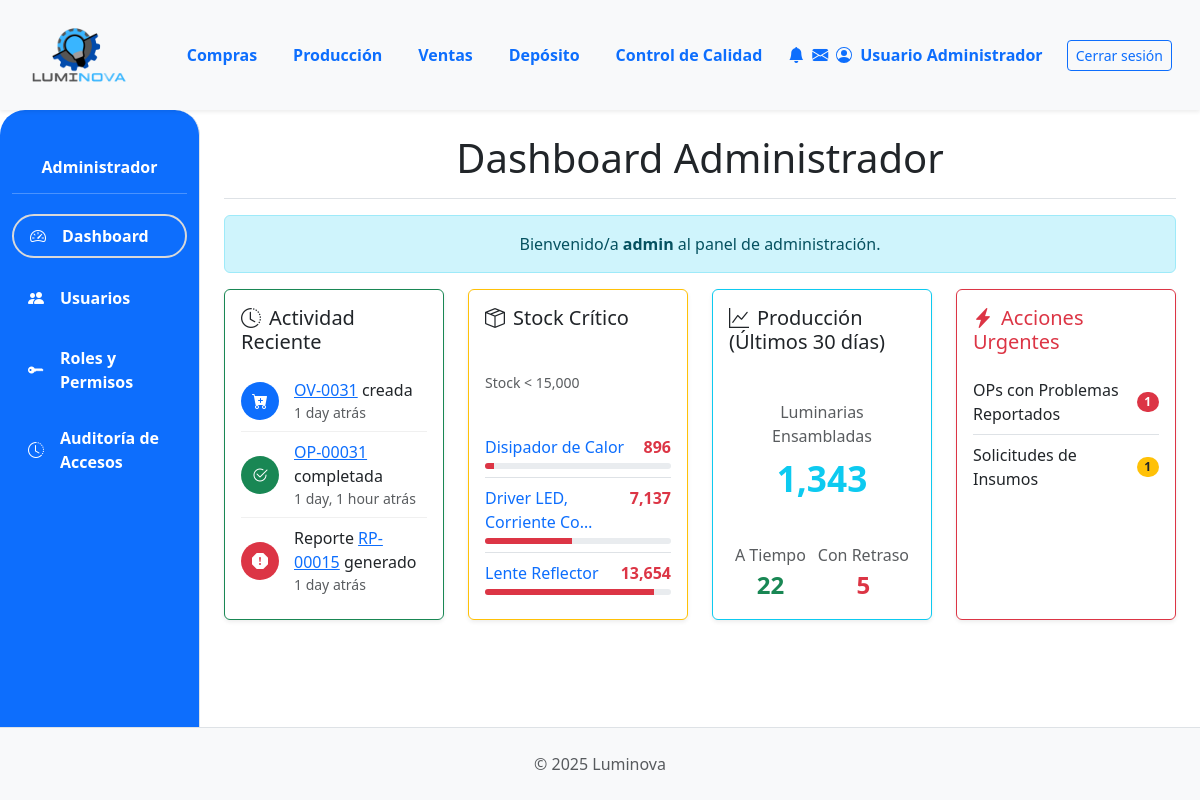
Page /dashboard/ (signed in) on the earlier database version.
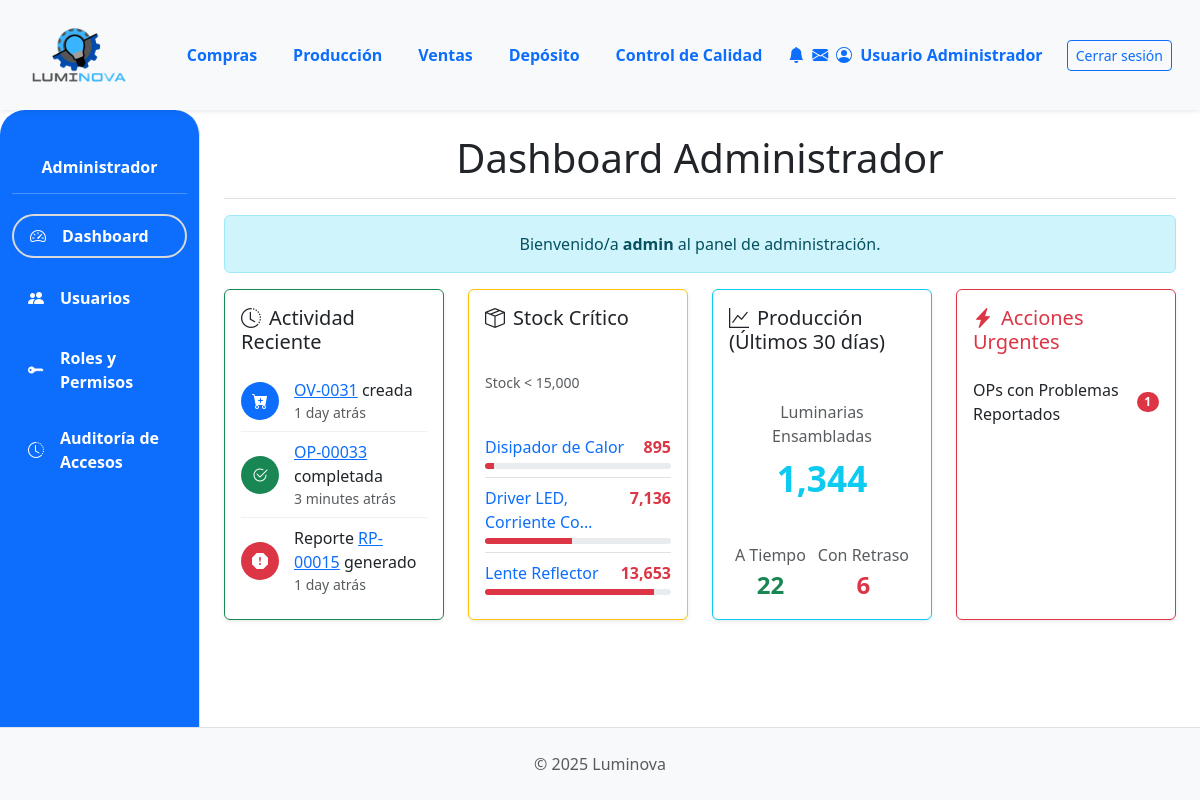
Same page on the later database version.
### App_LUMINOVA/models.py (models this page shows, shortened)
class OrdenProduccion(models.Model):
    numero_op = models.CharField(
        max_length=20, unique=True, verbose_name="N° Orden de Producción"
    )
    orden_venta_origen = models.ForeignKey(
        OrdenVenta,
        on_delete=models.SET_NULL,
        null=True,
        blank=True,
        related_name="ops_generadas",
    )
    producto_a_producir = models.ForeignKey(
        ProductoTerminado, on_delete=models.PROTECT, related_name="ordenes_produccion"
    )
    cantidad_a_producir = models.PositiveIntegerField()
    estado_op = models.ForeignKey(
        EstadoOrden,
        on_delete=models.SET_NULL,
        null=True,
        blank=True,
        related_name="ops_estado",
    )
    fecha_solicitud = models.DateTimeField(default=timezone.now)
    fecha_inicio_real = models.DateTimeField(null=True, blank=True)
    fecha_inicio_planificada = models.DateField(
        null=True, blank=True
    )
    fecha_fin_real = models.DateTimeField(null=True, blank=True)
    fecha_fin_planificada = models.DateField(null=True, blank=True)
    sector_asignado_op = models.ForeignKey(
        SectorAsignado,
        on_delete=models.SET_NULL,
        null=True,
        blank=True,
        related_name="ops_sector",
    )
    notas = models.TextField(null=True, blank=True, verbose_name="Notas")

class Insumo(models.Model):
    descripcion = models.CharField(max_length=255)
    categoria = models.ForeignKey(
        CategoriaInsumo, on_delete=models.PROTECT, related_name="insumos"
    )
    fabricante = models.ForeignKey(
        Fabricante,
        on_delete=models.SET_NULL,
        null=True,
        blank=True,
        related_name="insumos_fabricados",
    )
    imagen = models.ImageField(null=True, blank=True, upload_to="insumos/")
    stock = models.IntegerField(default=0)
    cantidad_en_pedido = models.PositiveIntegerField(
    default=0,
    verbose_name="Cantidad en Pedido",
    blank=True,
    null=True
)

### App_LUMINOVA/views.py (the view)
# urls.py: path('dashboard/', dashboard_view, name='dashboard'),
@login_required
def dashboard_view(request):
    estados_problematicos_op = ['Producción con Problemas', 'Pausada']
    ops_con_problemas = OrdenProduccion.objects.filter(estado_op__nombre__in=estados_problematicos_op).count()
    solicitudes_insumos_pendientes = OrdenProduccion.objects.filter(estado_op__nombre__iexact='Insumos Solicitados').count()
    ocs_para_aprobar = Orden.objects.filter(tipo='compra', estado='BORRADOR').count()
    UMBRAL_STOCK_BAJO = 15000
    insumos_criticos_query = Insumo.objects.filter(stock__lt=UMBRAL_STOCK_BAJO).order_by('stock')[:5]
    insumos_criticos_con_porcentaje = []
    for insumo in insumos_criticos_query:
        porcentaje_stock = int((insumo.stock / UMBRAL_STOCK_BAJO) * 100) if UMBRAL_STOCK_BAJO > 0 else 0
        insumos_criticos_con_porcentaje.append({
            'insumo': insumo,
            'porcentaje_stock': min(100, porcentaje_stock)
        })
    hace_30_dias = timezone.now() - timedelta(days=30)
    ops_completadas_recientemente = OrdenProduccion.objects.filter(
        estado_op__nombre__iexact='Completada',
        fecha_fin_real__gte=hace_30_dias
    )
    total_luminarias_ensambladas = ops_completadas_recientemente.aggregate(total=Sum('cantidad_a_producir'))['total'] or 0
    total_ops_completadas = ops_completadas_recientemente.count()
    ops_a_tiempo = ops_completadas_recientemente.filter(fecha_fin_real__date__lte=F('fecha_fin_planificada')).count()
    ops_con_retraso = total_ops_completadas - ops_a_tiempo
    tasa_cumplimiento = (ops_a_tiempo / total_ops_completadas * 100) if total_ops_completadas > 0 else 0
    try:
        ultima_ov = OrdenVenta.objects.latest('fecha_creacion')
    except OrdenVenta.DoesNotExist:
        ultima_ov = None
    try:
        ultima_op_completada = OrdenProduccion.objects.filter(estado_op__nombre__iexact='Completada').latest('fecha_fin_real')
    except OrdenProduccion.DoesNotExist:
        ultima_op_completada = None
    try:
        ultimo_reporte = Reportes.objects.latest('fecha')
    except Reportes.DoesNotExist:
        ultimo_reporte = None
    context = {
        'ops_con_problemas_count': ops_con_problemas,
        'solicitudes_insumos_pendientes_count': solicitudes_insumos_pendientes,
        'ocs_para_aprobar_count': ocs_para_aprobar,
        'insumos_criticos_list': insumos_criticos_con_porcentaje,
        'umbral_stock_bajo': UMBRAL_STOCK_BAJO,
        'total_luminarias_ensambladas': total_luminarias_ensambladas,
        'ops_a_tiempo': ops_a_tiempo,
        'ops_con_retraso': ops_con_retraso,
        'tasa_cumplimiento': tasa_cumplimiento,
        'ultima_ov': ultima_ov,
        'ultima_op_completada': ultima_op_completada,
        'ultimo_reporte': ultimo_reporte,
    }
    return render(request, 'admin/dashboard.html', context)

### App_LUMINOVA/templates/admin/dashboard.html (shortened to what the changed rows need)
{% extends 'padre.html' %}
{% load humanize %}
{% block content %}
<div class="d-flex justify-content-between flex-wrap flex-md-nowrap align-items-center pb-2 mb-3 border-bottom flex-column">
    <h1 class="h1">Dashboard Administrador</h1>
</div>
<div class="row row-cols-1 row-cols-md-2 row-cols-xl-4 g-4 mb-4">
    <div class="col">
        <div class="card h-100 border-success shadow-sm">
            <div class="card-body">
                <div class="timeline">
                    {% if ultima_op_completada %}
                    <div class="timeline-item">
                        <div class="timeline-icon bg-success"><i class="bi bi-check2-circle"></i></div>
                        <div class="flex-grow-1">
                            <a href="{% url 'App_LUMINOVA:produccion_detalle_op' ultima_op_completada.id %}">{{ ultima_op_completada.numero_op }}</a> completada
                            <small class="d-block text-muted">{{ ultima_op_completada.fecha_fin_real|timesince }} atrás</small>
                        </div>
                    </div>
                    {% endif %}
                </div>
            </div>
        </div>
    </div>
    <div class="col">
        <div class="card h-100 border-warning shadow-sm">
            <div class="card-body">
                <ul class="list-group list-group-flush">
                    {% for item in insumos_criticos_list %}
                    <li class="list-group-item px-0 py-2">
                        <a href="{% url 'App_LUMINOVA:compras_seleccionar_proveedor_para_insumo' item.insumo.id %}" class="text-decoration-none d-block" title="Iniciar compra para {{ item.insumo.descripcion }}">
                            <div class="d-flex justify-content-between">
                                <span>{{ item.insumo.descripcion|truncatechars:25 }}</span>
                                <span class="fw-bold text-danger">{{ item.insumo.stock|intcomma }}</span>
                            </div>
                            <div class="stock-progress-bar mt-1">
                                <div class="stock-progress" style="--stock-percent: {{ item.porcentaje_stock }}%;"></div>
                            </div>
                        </a>
                    </li>
                    {% empty %}
                    <li class="list-group-item px-0 text-success"><i class="bi bi-check-circle-fill"></i> No hay insumos críticos.</li>
                    {% endfor %}
                </ul>
            </div>
        </div>
    </div>
    <div class="col">
        <div class="card h-100 border-info shadow-sm kpi-card">
            <div class="card-body">
                <div class="text-center my-3">
                    <p class="text-muted mb-1">Luminarias Ensambladas</p>
                    <div class="kpi-value text-info">{{ total_luminarias_ensambladas|intcomma }}</div>
                </div>
                <div class="d-flex justify-content-around text-center">
                    <div>
                        <p class="text-muted mb-0">Con Retraso</p>
                        <p class="fs-4 fw-bold text-danger mb-0">{{ ops_con_retraso }}</p>
                    </div>
                </div>
            </div>
        </div>
    </div>
    <div class="col">
        <div class="card h-100 border-danger shadow-sm">
            <div class="card-body d-flex flex-column">
                <div class="list-group list-group-flush">
                    {% if ops_con_problemas_count > 0 %}
                        <a href="{% url 'App_LUMINOVA:reportes_produccion' %}" class="list-group-item list-group-item-action d-flex justify-content-between align-items-center px-0">
                            OPs con Problemas Reportados
                            <span class="badge bg-danger rounded-pill">{{ ops_con_problemas_count }}</span>
                        </a>
                    {% endif %}
                    {% if solicitudes_insumos_pendientes_count > 0 %}
                        <a href="{% url 'App_LUMINOVA:deposito_solicitudes_insumos' %}" class="list-group-item list-group-item-action d-flex justify-content-between align-items-center px-0">
                            Solicitudes de Insumos
                            <span class="badge bg-warning text-dark rounded-pill">{{ solicitudes_insumos_pendientes_count }}</span>
                        </a>
                    {% endif %}
                </div>
            </div>
        </div>
    </div>
</div>
{% endblock %}

Differences in the rows shown:
no longer on this page (row unchanged): OrdenProduccion: numero_op "OP-00031", fecha_fin_real "1 day, 1 hour"
now on this page (row edited): OrdenProduccion: numero_op "OP-00033", fecha_fin_real "3 minutes"
changed Insumo "Disipador de Calor": insumo.stock "896" → "895"
changed Insumo "Driver LED, Corriente Co…": insumo.stock "7,137" → "7,136"
changed Insumo "Lente Reflector": insumo.stock "13,654" → "13,653"
Other differences:
{{ total_luminarias_ensambladas|intcomma }}: "1,343" → "1,344"
{{ ops_con_retraso }}: "5" → "6"
{{ solicitudes_insumos_pendientes_count }}: "1" → (not shown)
text no longer shown: "Solicitudes de Insumos"
